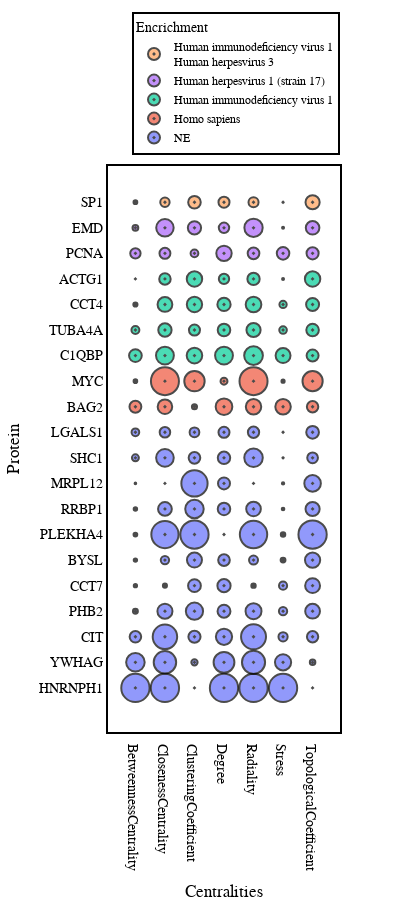

Source (notebook cell):
### Code cell
fig = px.scatter(Dot_plot_df, x="Centrality", y="Protein", size="Value", color="Encrichment", hover_data=['Info'])

fig.update_traces(mode='markers', marker_symbol = 200, marker_line_width=2, marker_line_color='rgba(0, 0, 0, 1)')
fig.update_xaxes(showline=True, linewidth=2, linecolor='black', mirror=True)
fig.update_yaxes(showline=True, linewidth=2, linecolor='black', mirror=True)

fig.update_layout(title=None, autosize=False, width=420, height=910, plot_bgcolor='rgba(0,0,0,0)', xaxis=dict(
        title="Centralities"),
    yaxis=dict(title="Protein"),
    font=dict(family="Arial", size=14, color="black"))

fig.update_layout(
    legend=dict(orientation="v", yanchor="bottom", y=1.02, xanchor="right", x=1, traceorder="reversed",
        title_font_family="Times New Roman",
        font=dict(family="Arial", size=12, color="black"), bgcolor="rgba(0,0,0,0)", bordercolor="Black", borderwidth=2)
)

fig.write_image("Images/Dot_plot.png", scale=2)
fig.write_image("Images/Dot_plot.pdf")


fig_dots = fig

fig_dots.show()

### Figure 1 — Plotly figure (JSON) as saved in the notebook; plotly's stock layout.template omitted (floating-point values rounded to 4 significant figures)
{"data": [{"customdata": [["1.0<br>BetweennessCentrality"], ["0.43<br>BetweennessCentrality"], ["0.17<br>BetweennessCentrality"], ["0.03<br>BetweennessCentrality"], ["0.01<br>BetweennessCentrality"], ["0.01<br>BetweennessCentrality"], ["0.02<br>BetweennessCentrality"], ["0.01<br>BetweennessCentrality"], ["0.0<br>BetweennessCentrality"], ["0.06<br>BetweennessCentrality"], ["0.07<br>BetweennessCentrality"], ["1.0<br>ClosenessCentrality"], ["0.63<br>ClosenessCentrality"], ["0.75<br>ClosenessCentrality"], ["0.28<br>ClosenessCentrality"], ["0.02<br>ClosenessCentrality"], ["0.09<br>ClosenessCentrality"], ["0.93<br>ClosenessCentrality"], ["0.24<br>ClosenessCentrality"], ["0.0<br>ClosenessCentrality"], ["0.39<br>ClosenessCentrality"], ["0.14<br>ClosenessCentrality"], ["0.0<br>ClusteringCoefficient"], ["0.05<br>ClusteringCoefficient"], ["0.18<br>ClusteringCoefficient"], ["0.37<br>ClusteringCoefficient"], ["0.21<br>ClusteringCoefficient"], ["0.28<br>ClusteringCoefficient"], ["1.0<br>ClusteringCoefficient"], ["0.43<br>ClusteringCoefficient"], ["0.86<br>ClusteringCoefficient"], ["0.17<br>ClusteringCoefficient"], ["0.12<br>ClusteringCoefficient"], ["1.0<br>Degree"], ["0.54<br>Degree"], ["0.33<br>Degree"], ["0.21<br>Degree"], ["0.22<br>Degree"], ["0.17<br>Degree"], ["0.0<br>Degree"], ["0.2<br>Degree"], ["0.18<br>Degree"], ["0.19<br>Degree"], ["0.15<br>Degree"], ["1.0<br>Radiality"], ["0.67<br>Radiality"], ["0.78<br>Radiality"], ["0.32<br>Radiality"], ["0.02<br>Radiality"], ["0.1<br>Radiality"], ["0.94<br>Radiality"], ["0.27<br>Radiality"], ["0.0<br>Radiality"], ["0.43<br>Radiality"], ["0.16<br>Radiality"], ["1.0<br>Stress"], ["0.33<br>Stress"], ["0.11<br>Stress"], ["0.09<br>Stress"], ["0.08<br>Stress"], ["0.03<br>Stress"], ["0.02<br>Stress"], ["0.01<br>Stress"], ["0.01<br>Stress"], ["0.0<br>Stress"], ["0.0<br>Stress"], ["0.0<br>TopologicalCoefficient"], ["0.04<br>TopologicalCoefficient"], ["0.16<br>TopologicalCoefficient"], ["0.27<br>TopologicalCoefficient"], ["0.28<br>TopologicalCoefficient"], ["0.29<br>TopologicalCoefficient"], ["1.0<br>TopologicalCoefficient"], ["0.25<br>TopologicalCoefficient"], ["0.34<br>TopologicalCoefficient"], ["0.14<br>TopologicalCoefficient"], ["0.2<br>TopologicalCoefficient"]], "hovertemplate": "Encrichment=NE<br>Centrality=%{x}<br>Protein=%{y}<br>Value=%{marker.size}<br>Info=%{customdata[0]}<extra></extra>", "legendgroup": "NE", "marker": {"color": "#636efa", "line": {"color": "rgba(0, 0, 0, 1)", "width": 2}, "size": [1, 0.4306, 0.1669, 0.0303, 0.01346, 0.01406, 0.01746, 0.01476, 0.003303, 0.06094, 0.07416, 1, 0.6312, 0.7486, 0.284, 0.02068, 0.08777, 0.9266, 0.237, 0, 0.3897, 0.1396, 0, 0.04924, 0.1847, 0.3713, 0.2051, 0.2816, 1, 0.4283, 0.8626, 0.1697, 0.1188, 1, 0.5423, 0.33, 0.2086, 0.2188, 0.17, 0, 0.1967, 0.1792, 0.1939, 0.1526, 1, 0.6681, 0.7779, 0.3181, 0.02424, 0.1017, 0.9369, 0.2676, 0, 0.4289, 0.1603, 1, 0.3284, 0.1061, 0.0859, 0.08292, 0.0294, 0.02486, 0.008735, 0.006764, 0.001617, 0, 0, 0.03827, 0.1609, 0.2727, 0.2782, 0.2903, 1, 0.25, 0.343, 0.1443, 0.2021], "sizemode": "area", "sizeref": 0.0025, "symbol": 200}, "mode": "markers", "name": "NE", "orientation": "v", "showlegend": true, "type": "scatter", "x": ["BetweennessCentrality", "BetweennessCentrality", "BetweennessCentrality", "BetweennessCentrality", "BetweennessCentrality", "BetweennessCentrality", "BetweennessCentrality", "BetweennessCentrality", "BetweennessCentrality", "BetweennessCentrality", "BetweennessCentrality", "ClosenessCentrality", "ClosenessCentrality", "ClosenessCentrality", "ClosenessCentrality", "ClosenessCentrality", "ClosenessCentrality", "ClosenessCentrality", "ClosenessCentrality", "ClosenessCentrality", "ClosenessCentrality", "ClosenessCentrality", "ClusteringCoefficient", "ClusteringCoefficient", "ClusteringCoefficient", "ClusteringCoefficient", "ClusteringCoefficient", "ClusteringCoefficient", "ClusteringCoefficient", "ClusteringCoefficient", "ClusteringCoefficient", "ClusteringCoefficient", "ClusteringCoefficient", "Degree", "Degree", "Degree", "Degree", "Degree", "Degree", "Degree", "Degree", "Degree", "Degree", "Degree", "Radiality", "Radiality", "Radiality", "Radiality", "Radiality", "Radiality", "Radiality", "Radiality", "Radiality", "Radiality", "Radiality", "Stress", "Stress", "Stress", "Stress", "Stress", "Stress", "Stress", "Stress", "Stress", "Stress", "Stress", "TopologicalCoefficient", "TopologicalCoefficient", "TopologicalCoefficient", "TopologicalCoefficient", "TopologicalCoefficient", "TopologicalCoefficient", "TopologicalCoefficient", "TopologicalCoefficient", "TopologicalCoefficient", "TopologicalCoefficient", "TopologicalCoefficient"], "xaxis": "x", "y": ["HNRNPH1", "YWHAG", "CIT", "PHB2", "CCT7", "BYSL", "PLEKHA4", "RRBP1", "MRPL12", "SHC1", "LGALS1", "HNRNPH1", "YWHAG", "CIT", "PHB2", "CCT7", "BYSL", "PLEKHA4", "RRBP1", "MRPL12", "SHC1", "LGALS1", "HNRNPH1", "YWHAG", "CIT", "PHB2", "CCT7", "BYSL", "PLEKHA4", "RRBP1", "MRPL12", "SHC1", "LGALS1", "HNRNPH1", "YWHAG", "CIT", "PHB2", "CCT7", "BYSL", "PLEKHA4", "RRBP1", "MRPL12", "SHC1", "LGALS1", "HNRNPH1", "YWHAG", "CIT", "PHB2", "CCT7", "BYSL", "PLEKHA4", "RRBP1", "MRPL12", "SHC1", "LGALS1", "HNRNPH1", "YWHAG", "CIT", "PHB2", "CCT7", "BYSL", "PLEKHA4", "RRBP1", "MRPL12", "SHC1", "LGALS1", "HNRNPH1", "YWHAG", "CIT", "PHB2", "CCT7", "BYSL", "PLEKHA4", "RRBP1", "MRPL12", "SHC1", "LGALS1"], "yaxis": "y"}, {"customdata": [["0.18<br>BetweennessCentrality"], ["0.02<br>BetweennessCentrality"], ["0.27<br>ClosenessCentrality"], ["0.98<br>ClosenessCentrality"], ["0.03<br>ClusteringCoefficient"], ["0.52<br>ClusteringCoefficient"], ["0.35<br>Degree"], ["0.06<br>Degree"], ["0.3<br>Radiality"], ["0.98<br>Radiality"], ["0.3<br>Stress"], ["0.01<br>Stress"], ["0.16<br>TopologicalCoefficient"], ["0.51<br>TopologicalCoefficient"]], "hovertemplate": "Encrichment=Homo sapiens<br>Centrality=%{x}<br>Protein=%{y}<br>Value=%{marker.size}<br>Info=%{customdata[0]}<extra></extra>", "legendgroup": "Homo sapiens", "marker": {"color": "#EF553B", "line": {"color": "rgba(0, 0, 0, 1)", "width": 2}, "size": [0.1766, 0.0165, 0.265, 0.9806, 0.03254, 0.5182, 0.3474, 0.06066, 0.2978, 0.9834, 0.3005, 0.01255, 0.1634, 0.509], "sizemode": "area", "sizeref": 0.0025, "symbol": 200}, "mode": "markers", "name": "Homo sapiens", "orientation": "v", "showlegend": true, "type": "scatter", "x": ["BetweennessCentrality", "BetweennessCentrality", "ClosenessCentrality", "ClosenessCentrality", "ClusteringCoefficient", "ClusteringCoefficient", "Degree", "Degree", "Radiality", "Radiality", "Stress", "Stress", "TopologicalCoefficient", "TopologicalCoefficient"], "xaxis": "x", "y": ["BAG2", "MYC", "BAG2", "MYC", "BAG2", "MYC", "BAG2", "MYC", "BAG2", "MYC", "BAG2", "MYC", "BAG2", "MYC"], "yaxis": "y"}, {"customdata": [["0.2<br>BetweennessCentrality"], ["0.08<br>BetweennessCentrality"], ["0.02<br>BetweennessCentrality"], ["0.0<br>BetweennessCentrality"], ["0.4<br>ClosenessCentrality"], ["0.22<br>ClosenessCentrality"], ["0.27<br>ClosenessCentrality"], ["0.17<br>ClosenessCentrality"], ["0.3<br>ClusteringCoefficient"], ["0.15<br>ClusteringCoefficient"], ["0.29<br>ClusteringCoefficient"], ["0.3<br>ClusteringCoefficient"], ["0.4<br>Degree"], ["0.2<br>Degree"], ["0.22<br>Degree"], ["0.13<br>Degree"], ["0.44<br>Radiality"], ["0.25<br>Radiality"], ["0.31<br>Radiality"], ["0.19<br>Radiality"], ["0.28<br>Stress"], ["0.07<br>Stress"], ["0.07<br>Stress"], ["0.0<br>Stress"], ["0.18<br>TopologicalCoefficient"], ["0.2<br>TopologicalCoefficient"], ["0.21<br>TopologicalCoefficient"], ["0.3<br>TopologicalCoefficient"]], "hovertemplate": "Encrichment=Human immunodeficiency virus 1<br>Centrality=%{x}<br>Protein=%{y}<br>Value=%{marker.size}<br>Info=%{customdata[0]}<extra></extra>", "legendgroup": "Human immunodeficiency virus 1", "marker": {"color": "#00cc96", "line": {"color": "rgba(0, 0, 0, 1)", "width": 2}, "size": [0.2026, 0.07877, 0.02192, 0, 0.4, 0.2222, 0.2736, 0.1653, 0.3032, 0.1531, 0.2945, 0.2989, 0.3998, 0.1985, 0.2206, 0.1342, 0.4395, 0.2515, 0.307, 0.189, 0.2794, 0.07265, 0.06658, 0.004866, 0.1795, 0.1981, 0.2106, 0.2983], "sizemode": "area", "sizeref": 0.0025, "symbol": 200}, "mode": "markers", "name": "Human immunodeficiency virus 1", "orientation": "v", "showlegend": true, "type": "scatter", "x": ["BetweennessCentrality", "BetweennessCentrality", "BetweennessCentrality", "BetweennessCentrality", "ClosenessCentrality", "ClosenessCentrality", "ClosenessCentrality", "ClosenessCentrality", "ClusteringCoefficient", "ClusteringCoefficient", "ClusteringCoefficient", "ClusteringCoefficient", "Degree", "Degree", "Degree", "Degree", "Radiality", "Radiality", "Radiality", "Radiality", "Stress", "Stress", "Stress", "Stress", "TopologicalCoefficient", "TopologicalCoefficient", "TopologicalCoefficient", "TopologicalCoefficient"], "xaxis": "x", "y": ["C1QBP", "TUBA4A", "CCT4", "ACTG1", "C1QBP", "TUBA4A", "CCT4", "ACTG1", "C1QBP", "TUBA4A", "CCT4", "ACTG1", "C1QBP", "TUBA4A", "CCT4", "ACTG1", "C1QBP", "TUBA4A", "CCT4", "ACTG1", "C1QBP", "TUBA4A", "CCT4", "ACTG1", "C1QBP", "TUBA4A", "CCT4", "ACTG1"], "yaxis": "y"}, {"customdata": [["0.13<br>BetweennessCentrality"], ["0.04<br>BetweennessCentrality"], ["0.15<br>ClosenessCentrality"], ["0.38<br>ClosenessCentrality"], ["0.08<br>ClusteringCoefficient"], ["0.22<br>ClusteringCoefficient"], ["0.3<br>Degree"], ["0.14<br>Degree"], ["0.17<br>Radiality"], ["0.42<br>Radiality"], ["0.2<br>Stress"], ["0.01<br>Stress"], ["0.18<br>TopologicalCoefficient"], ["0.23<br>TopologicalCoefficient"]], "hovertemplate": "Encrichment=Human herpesvirus 1 (strain 17)<br>Centrality=%{x}<br>Protein=%{y}<br>Value=%{marker.size}<br>Info=%{customdata[0]}<extra></extra>", "legendgroup": "Human herpesvirus 1 (strain 17)", "marker": {"color": "#ab63fa", "line": {"color": "rgba(0, 0, 0, 1)", "width": 2}, "size": [0.1348, 0.04219, 0.1502, 0.3808, 0.07605, 0.2201, 0.2969, 0.1351, 0.1721, 0.4197, 0.1981, 0.005119, 0.1835, 0.2316], "sizemode": "area", "sizeref": 0.0025, "symbol": 200}, "mode": "markers", "name": "Human herpesvirus 1 (strain 17)", "orientation": "v", "showlegend": true, "type": "scatter", "x": ["BetweennessCentrality", "BetweennessCentrality", "ClosenessCentrality", "ClosenessCentrality", "ClusteringCoefficient", "ClusteringCoefficient", "Degree", "Degree", "Radiality", "Radiality", "Stress", "Stress", "TopologicalCoefficient", "TopologicalCoefficient"], "xaxis": "x", "y": ["PCNA", "EMD", "PCNA", "EMD", "PCNA", "EMD", "PCNA", "EMD", "PCNA", "EMD", "PCNA", "EMD", "PCNA", "EMD"], "yaxis": "y"}, {"customdata": [["0.02<br>BetweennessCentrality"], ["0.11<br>ClosenessCentrality"], ["0.2<br>ClusteringCoefficient"], ["0.15<br>Degree"], ["0.13<br>Radiality"], ["0.0<br>Stress"], ["0.25<br>TopologicalCoefficient"]], "hovertemplate": "Encrichment=Human immunodeficiency virus 1<br>Human herpesvirus 3<br>Centrality=%{x}<br>Protein=%{y}<br>Value=%{marker.size}<br>Info=%{customdata[0]}<extra></extra>", "legendgroup": "Human immunodeficiency virus 1<br>Human herpesvirus 3", "marker": {"color": "#FFA15A", "line": {"color": "rgba(0, 0, 0, 1)", "width": 2}, "size": [0.01794, 0.11, 0.1979, 0.1526, 0.1269, 0.00129, 0.2513], "sizemode": "area", "sizeref": 0.0025, "symbol": 200}, "mode": "markers", "name": "Human immunodeficiency virus 1<br>Human herpesvirus 3", "orientation": "v", "showlegend": true, "type": "scatter", "x": ["BetweennessCentrality", "ClosenessCentrality", "ClusteringCoefficient", "Degree", "Radiality", "Stress", "TopologicalCoefficient"], "xaxis": "x", "y": ["SP1", "SP1", "SP1", "SP1", "SP1", "SP1", "SP1"], "yaxis": "y"}], "layout": {"autosize": false, "font": {"color": "black", "family": "Arial", "size": 14}, "height": 910, "legend": {"bgcolor": "rgba(0, 0, 0, 0)", "bordercolor": "Black", "borderwidth": 2, "font": {"color": "black", "family": "Arial", "size": 12}, "itemsizing": "constant", "orientation": "v", "title": {"font": {"family": "Times New Roman"}, "text": "Encrichment"}, "tracegroupgap": 0, "traceorder": "reversed", "x": 1, "xanchor": "right", "y": 1.02, "yanchor": "bottom"}, "margin": {"t": 60}, "plot_bgcolor": "rgba(0, 0, 0, 0)", "title": {}, "width": 420, "xaxis": {"anchor": "y", "autorange": true, "domain": [0, 1], "linecolor": "black", "linewidth": 2, "mirror": true, "range": [-0.9375, 6.937], "showline": true, "title": {"text": "Centralities"}, "type": "category"}, "yaxis": {"anchor": "x", "autorange": true, "domain": [0, 1], "linecolor": "black", "linewidth": 2, "mirror": true, "range": [-1.746, 20.43], "showline": true, "title": {"text": "Protein"}, "type": "category"}}}
